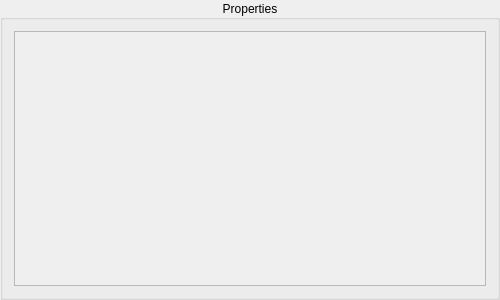
<?xml version="1.0" encoding="UTF-8"?>
<ui version="4.0">
 <class>Form</class>
    <widget name="Form" class="QGroupBox">
  <property name="geometry">
   <rect>
    <x>0</x>
    <y>0</y>
       <width>500</width>
    <height>300</height>
   </rect>
  </property>
  <property name="windowTitle">
   <string>Form</string>
  </property>
        <property name="title">
            <string>Properties</string>
        </property>
        <property name="alignment">
            <set>Qt::AlignCenter</set>
        </property>
        <layout name="verticalLayout" class="QVBoxLayout">
            <property name="spacing">
                <number>10</number>
            </property>
            <item>
                <widget name="scrollArea" class="QScrollArea">
                    <property name="widgetResizable">
                        <bool>true</bool>
                    </property>
                    <widget name="scrollAreaWidgetContents" class="QWidget">
                        <property name="geometry">
                            <rect>
                                <x>0</x>
                                <y>0</y>
                                <width>478</width>
                                <height>257</height>
                            </rect>
                        </property>
                        <property name="minimumSize">
                            <size>
                                <width>0</width>
                                <height>100</height>
                            </size>
                        </property>
                        <layout name="verticalLayout_2" class="QVBoxLayout">
                            <property name="spacing">
                                <number>12</number>
                            </property>
                            <item>
                                <widget name="title_label" class="QLabel">
                                    <property name="styleSheet">
                                        <string notr="true">font: 22pt;</string>
                                    </property>
                                    <property name="text">
                                        <string />
                                    </property>
                                    <property name="wordWrap">
                                        <bool>true</bool>
                                    </property>
                                </widget>
                            </item>
                            <item>
                                <widget name="description_label" class="QLabel">
                                    <property name="text">
                                        <string />
                                    </property>
                                </widget>
                            </item>
                            <item>
                                <widget name="properties_info_label" class="QLabel">
                                    <property name="styleSheet">
                                        <string notr="true">font: 15pt;
                        </string>
                                    </property>
                                    <property name="text">
                                        <string />
                                    </property>
                                    <property name="wordWrap">
                                        <bool>true</bool>
                                    </property>
                                </widget>
                            </item>
                            <item>
                                <layout name="properties_layout" class="QFormLayout">
                                    <property name="horizontalSpacing">
                                        <number>60</number>
                                    </property>
                                    <property name="verticalSpacing">
                                        <number>5</number>
                                    </property>
                                </layout>
                            </item>
                            <item>
                                <widget name="other_properties_info_label" class="QLabel">
                                    <property name="styleSheet">
                                        <string notr="true">font:15pt;</string>
                                    </property>
                                    <property name="text">
                                        <string />
                                    </property>
                                    <property name="wordWrap">
                                        <bool>true</bool>
                                    </property>
                                </widget>
                            </item>
                            <item>
                                <layout name="other_properties_layout" class="QFormLayout">
                                    <property name="horizontalSpacing">
                                        <number>60</number>
                                    </property>
                                    <property name="verticalSpacing">
                                        <number>5</number>
                                    </property>
                                </layout>
                            </item>
                            <item>
                                <spacer name="verticalSpacer">
                                    <property name="orientation">
                                        <enum>Qt::Vertical</enum>
                                    </property>
                                    <property name="sizeHint" stdset="0">
                                        <size>
                                            <width>20</width>
                                            <height>40</height>
                                        </size>
                                    </property>
                                </spacer>
                            </item>
                        </layout>
                    </widget>
                </widget>
            </item>
        </layout>
 </widget>
 <resources/>
 <connections/>
</ui>
